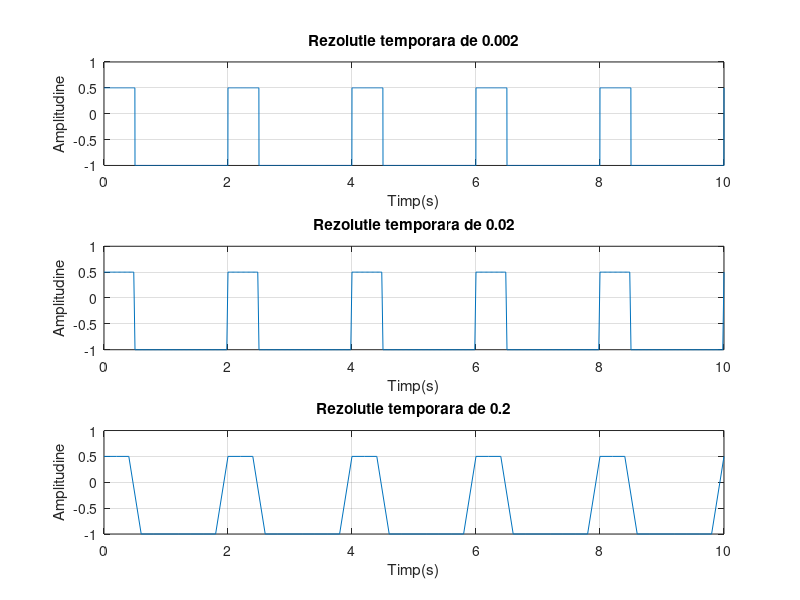

This chart was generated by the following MATLAB code:
t1=0:0.002:10; 
t2=0:0.02:10;
t3=0:0.2:10;

x1=-0.25+0.75*square(pi*t1,25); %functie ce genereaza semnalul dreptunghiular, folosind functia predefinita square
x2=-0.25+0.75*square(pi*t2,25); %functie ce genereaza semnalul dreptunghiular, folosind functia predefinita square
x3=-0.25+0.75*square(pi*t3,25); %functie ce genereaza semnalul dreptunghiular, folosind functia predefinita square

subplot(3,1,1) %imparte graficul mare in subgrafice
plot(t1,x1),grid,title('Rezolutie temporara de 0.002'),xlabel('Timp(s)'),ylabel('Amplitudine') %afisare cu rezolutie temporara 0.002



subplot(3,1,2) %imparte graficul mare in subgrafice
plot(t2,x2),grid,title('Rezolutie temporara de 0.02'),xlabel('Timp(s)'),ylabel('Amplitudine') %afisare cu rezolutie temporara 0.02



subplot(3,1,3) %imparte graficul mare in subgrafice
plot(t3,x3),grid,title('Rezolutie temporara de 0.2'),xlabel('Timp(s)'),ylabel('Amplitudine') %afisare cu rezolutie temporara 0.2

